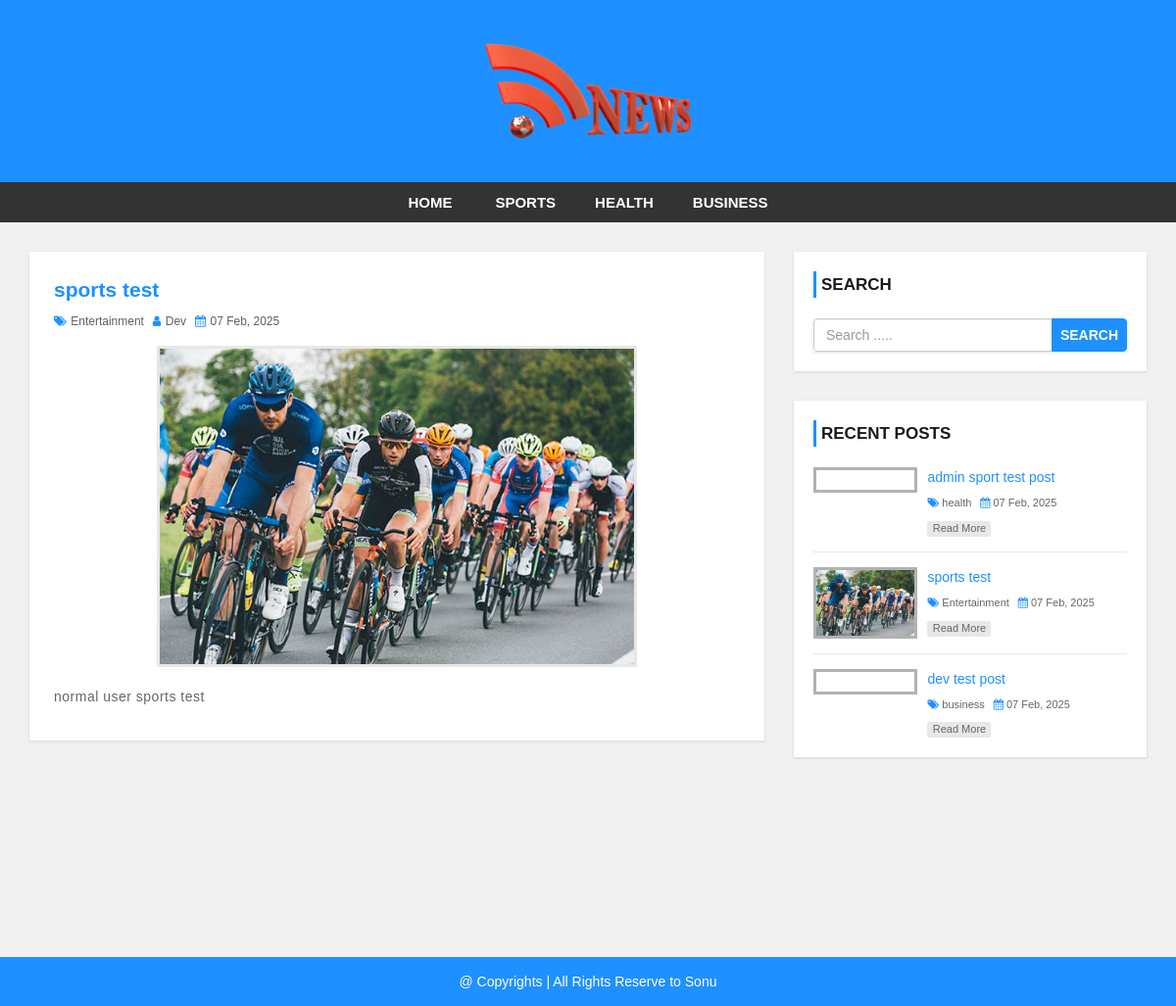
Page /single.php?id=4 on the committed database.
### tables this page shows
CREATE TABLE `settings` (
  `id` int(11) NOT NULL,
  `websitename` varchar(60) NOT NULL,
  `logo` varchar(50) NOT NULL,
  `footerdesc` varchar(255) NOT NULL
);

CREATE TABLE `category` (
  `category_id` int(11) NOT NULL,
  `category_name` varchar(100) NOT NULL,
  `post` int(11) NOT NULL DEFAULT 0
);

CREATE TABLE `post` (
  `post_id` int(11) NOT NULL,
  `title` varchar(100) NOT NULL,
  `description` text NOT NULL,
  `category` varchar(100) NOT NULL,
  `post_date` varchar(50) NOT NULL,
  `author` int(11) NOT NULL,
  `post_img` varchar(100) NOT NULL
);

CREATE TABLE `user` (
  `user_id` int(10) UNSIGNED NOT NULL,
  `first_name` varchar(30) NOT NULL,
  `last_name` varchar(30) NOT NULL,
  `username` varchar(30) DEFAULT NULL,
  `password` varchar(40) DEFAULT NULL,
  `role` int(11) NOT NULL
);

### config.php (called while the page is built, shortened)
<?php
$hostname = "http://localhost/learnPhp/news-site";
?>

### single.php (the view)
<?php include 'header.php'; ?>
    <div id="main-content">
        <div class="container">
            <div class="row">
                <div class="col-md-8">
                    <div class="post-container">
                      <?php
                        include "config.php";
                        $post_id = $_GET['id'];
                        $sql = "SELECT post.post_id, post.title, post.description,post.post_date,post.author,
                        category.category_name,user.username,post.category,post.post_img FROM post
                        LEFT JOIN category ON post.category = category.category_id
                        LEFT JOIN user ON post.author = user.user_id
                        WHERE post.post_id = {$post_id}";
                        $result = mysqli_query($conn, $sql) or die("Query Failed.");
                        if(mysqli_num_rows($result) > 0){
                          while($row = mysqli_fetch_assoc($result)) {
                      ?>
                        <div class="post-content single-post">
                            <h3><?php echo $row['title']; ?></h3>
                            <div class="post-information">
                                <span>
                                    <i class="fa fa-tags" aria-hidden="true"></i>
                                    <a href='category.php?cid=<?php echo $row['category']; ?>'><?php echo $row['category_name']; ?></a>
                                </span>
                                <span>
                                    <i class="fa fa-user" aria-hidden="true"></i>
                                    <a href='author.php?aid=<?php echo $row['author']; ?>'><?php echo $row['username']; ?></a>
                                </span>
                                <span>
                                    <i class="fa fa-calendar" aria-hidden="true"></i>
                                    <?php echo $row['post_date']; ?>
                                </span>
                            </div>
                            <img class="single-feature-image" src="admin/upload/<?php echo $row['post_img']; ?>" alt=""/>
                            <p class="description">
                                <?php echo $row['description']; ?>
                            </p>
                        </div>
                        <?php
                          }
                        }else{
                          echo "<h2>No Record Found.</h2>";
                        }
                        ?>
                    </div>
                </div>
                <?php include 'sidebar.php'; ?>
            </div>
        </div>
    </div>
<?php include 'footer.php'; ?>

### header.php (shortened to what this page needs)
<?php
  include "config.php";
?>
<!DOCTYPE html>
<html lang="en">
<head>
    <link rel="stylesheet" href="css/bootstrap.min.css" />
    <link rel="stylesheet" href="css/font-awesome.css">
    <link rel="stylesheet" href="css/style.css">
</head>
<body>
<div id="header">
    <div class="container">
        <div class="row">
            <div class=" col-md-offset-4 col-md-4">
              <?php
                include "config.php";
                $sql = "SELECT * FROM settings";
                $result = mysqli_query($conn, $sql) or die("Query Failed.");
                if(mysqli_num_rows($result) > 0){
                  while($row = mysqli_fetch_assoc($result)) {
                    if($row['logo'] == ""){
                      echo '<a href="index.php"><h1>'.$row['websitename'].'</h1></a>';
                    }else{
                      echo '<a href="index.php" id="logo"><img src="admin/images/'. $row['logo'] .'"></a>';
                    }
                  }
                }
                ?>
            </div>
        </div>
    </div>
</div>
<div id="menu-bar">
    <div class="container">
        <div class="row">
            <div class="col-md-12">
              <?php
                include "config.php";
                $sql = "SELECT * FROM category WHERE post > 0";
                $result = mysqli_query($conn, $sql) or die("Query Failed. : Category");
                if(mysqli_num_rows($result) > 0){
                  $active = "";
              ?>
                <ul class='menu'>
                  <li><a href='<?php echo $hostname; ?>'>Home</a></li>
                  <?php while($row = mysqli_fetch_assoc($result)) {
                    echo "<li><a class='{$active}' href='category.php?cid={$row['category_id']}'>{$row['category_name']}</a></li>";
                  } ?>
                </ul>
                <?php } ?>
            </div>
        </div>
    </div>
</div>

### sidebar.php
<div id="sidebar" class="col-md-4">
    <div class="search-box-container">
        <h4>Search</h4>
        <form class="search-post" action="search.php" method ="GET">
            <div class="input-group">
                <input type="text" name="search" class="form-control" placeholder="Search .....">
                <span class="input-group-btn">
                    <button type="submit" class="btn btn-danger">Search</button>
                </span>
            </div>
        </form>
    </div>
    <div class="recent-post-container">
        <h4>Recent Posts</h4>
        <?php
        include "config.php";
        $limit = 3;
        $sql = "SELECT post.post_id, post.title, post.post_date,
        category.category_name,post.category,post.post_img FROM post
        LEFT JOIN category ON post.category = category.category_id
        ORDER BY post.post_id DESC LIMIT {$limit}";
        $result = mysqli_query($conn, $sql) or die("Query Failed. : Recent Post");
        if(mysqli_num_rows($result) > 0){
          while($row = mysqli_fetch_assoc($result)) {
      ?>
        <div class="recent-post">
            <a class="post-img" href="single.php?id=<?php echo $row['post_id']; ?>">
                <img src="admin/upload/<?php echo $row['post_img']; ?>" alt=""/>
            </a>
            <div class="post-content">
                <h5><a href="single.php?id=<?php echo $row['post_id']; ?>"><?php echo $row['title']; ?></a></h5>
                <span>
                    <i class="fa fa-tags" aria-hidden="true"></i>
                    <a href='category.php?cid=<?php echo $row['category']; ?>'><?php echo $row['category_name']; ?></a>
                </span>
                <span>
                    <i class="fa fa-calendar" aria-hidden="true"></i>
                    <?php echo $row['post_date']; ?>
                </span>
                <a class="read-more" href="single.php?id=<?php echo $row['post_id']; ?>">read more</a>
            </div>
        </div>
    <?php
      }
    }
    ?>
    </div>
</div>

### footer.php
<div id ="footer">
    <div class="container">
        <div class="row">
            <div class="col-md-12">
              <?php
                include "config.php";
                $sql = "SELECT * FROM settings";
                $result = mysqli_query($conn, $sql) or die("Query Failed.");
                if(mysqli_num_rows($result) > 0){
                  while($row = mysqli_fetch_assoc($result)) {
              ?>
                <span><?php echo $row['footerdesc']; ?></span>
              <?php
                }
              }
              ?>
            </div>
        </div>
    </div>
</div>
</body>
</html>

### css/style.css (style rules this page uses)
body { background: #f1f1f1; font-family: sans-serif,arial,Helvetica; }
a, a:hover, a:focus { text-decoration: none; outline: none; }
ul { margin:0; padding:0; list-style:none; }
form { background: #fff; padding: 25px; box-shadow:0 1px 3px rgba(0, 0, 0, 0.13); }
#header { background: #1e90ff; text-align: center; padding: 15px; }
#logo { display: inline-block; width: 65%; }
#logo img { width: 100%; }
#menu-bar { background: #333; text-align: center; }
#menu-bar .menu > li { display: inline-block; }
.menu > li > a { padding: 10px 20px; display: block; text-transform: uppercase; color: #fff; font-size: 15px; font-weight:600; transition:all 0.5s ease 0s; }
#main-content { padding: 30px 0; min-height: 750px; }
#main-content .post-container { background-color: #fff; padding: 25px; box-shadow: 0 1px 3px rgba(0, 0, 0, 0.13); }
#main-content .post-content { border-bottom: 1px solid #d1d1d1; padding: 0 0 30px; margin-bottom:30px; }
#main-content .post-content img { width: 100%; }
#main-content .post-content h3 { font-size: 21px; line-height: 28px; font-weight: 600; margin: 0 0 7px; }
#main-content .post-content .post-information span { color: #606060; font-size: 12px; text-transform: capitalize; margin: 0 5px 5px 0; display: inline-block; }
#main-content .post-content .post-information i { color: #1e90ff; margin-right: 1px; }
#main-content .post-content .post-information a { color: #606060; text-decoration: none; }
#main-content .post-content p, #main-content .single-post p { color: #666; font-size: 14px; letter-spacing: 0.5px; margin:0 0 10px; }
#main-content .post-content a.read-more { color: #fff; background-color: #1E90FF; font-size: 12px; text-transform: capitalize; padding: 3px 8px; border-radius: 2px; transition: all 0.3s; }
#main-content .single-post { border: none; margin-bottom: 0; padding-bottom: 0; }
#main-content .single-post h3 { color: #1e90ff; }
#main-content .single-post .post-information { margin: 0 0 10px; }
#main-content .single-post p { text-align: justify; }
#main-content .single-post img.single-feature-image { width: 70%; margin: 0 auto 20px; display: block; border: 3px solid #e7e7e7; }
i.fa { color:#222; }
#sidebar h4 { color: #1A1A1A; font-size: 17px; line-height: 27px; font-weight:600; text-transform: uppercase; padding: 0 0 0 5px; margin: 0 0 21px; border-left: 3px solid #1e90ff; }
#sidebar .search-box-container { background-color: #fff; padding: 20px; margin: 0 0 30px; box-shadow: 0 1px 3px rgba(0, 0, 0, 0.13); }
#sidebar .search-post { padding: 0; }
#sidebar .search-post input { color: #606060; }
#sidebar .search-post .btn { font-weight: 600; text-transform: uppercase; padding: 6px 8px; background-color: #1E90FF; border-color: #1E90FF; outline: none; }
#sidebar .recent-post-container { padding: 20px; background: #fff; box-shadow: 0 1px 3px rgba(0, 0, 0, 0.13); }
#sidebar .recent-post { border-bottom: 1px solid #e7e7e7; padding: 0 0 15px; margin: 0 0 15px; }
#sidebar .recent-post:last-child { margin: 0; padding: 0; border: none; }
#sidebar .recent-post .post-img { display: inline-block; width: 33%; border: 3px solid rgba(0,0,0,0.3); vertical-align: top; transition: border .3s; }
#sidebar .recent-post .post-img img { width: 100%; }
#sidebar .recent-post .post-content { width: 65%; display: inline-block; border: none; padding: 0 0 0 7px; margin: 0; }
#sidebar .recent-post h5 { font-size: 14px; line-height: 20px; margin: 0 0 5px; }
#sidebar .recent-post h5 a { color: #1E90FF; }
#sidebar .recent-post span { color: #666; font-size: 11px; display: inline-block; margin: 0 5px 10px 0; }
#sidebar .recent-post span a { color: #666; }
#sidebar .recent-post span i { color: #1E90FF; }
#sidebar .recent-post a.read-more { color: #666; background-color: rgba(0,0,0,0.09); width: 65px; font-size: 11px; text-align: center; padding: 0; display: block; transition: all 0.3s; }
#footer { color: #fff; padding:15px 0; text-align:center; background-color:#1e90ff; }
#footer a { color:#fff; }

### rows in the picture
settings: logo (picture), footerdesc "@ Copyrights | All Rights Reserve to Sonu"
category: category_name "SPORTS"
category: category_name "HEALTH"
category: category_name "BUSINESS"
post: title "sports test", category.category_name "Entertainment", user.username "Dev", post_date "07 Feb, 2025", post_img (picture), description "normal user sports test"
post: title "admin sport test post", category.category_name "health", post_date "07 Feb, 2025"
post: title "dev test post", category.category_name "business", post_date "07 Feb, 2025"
